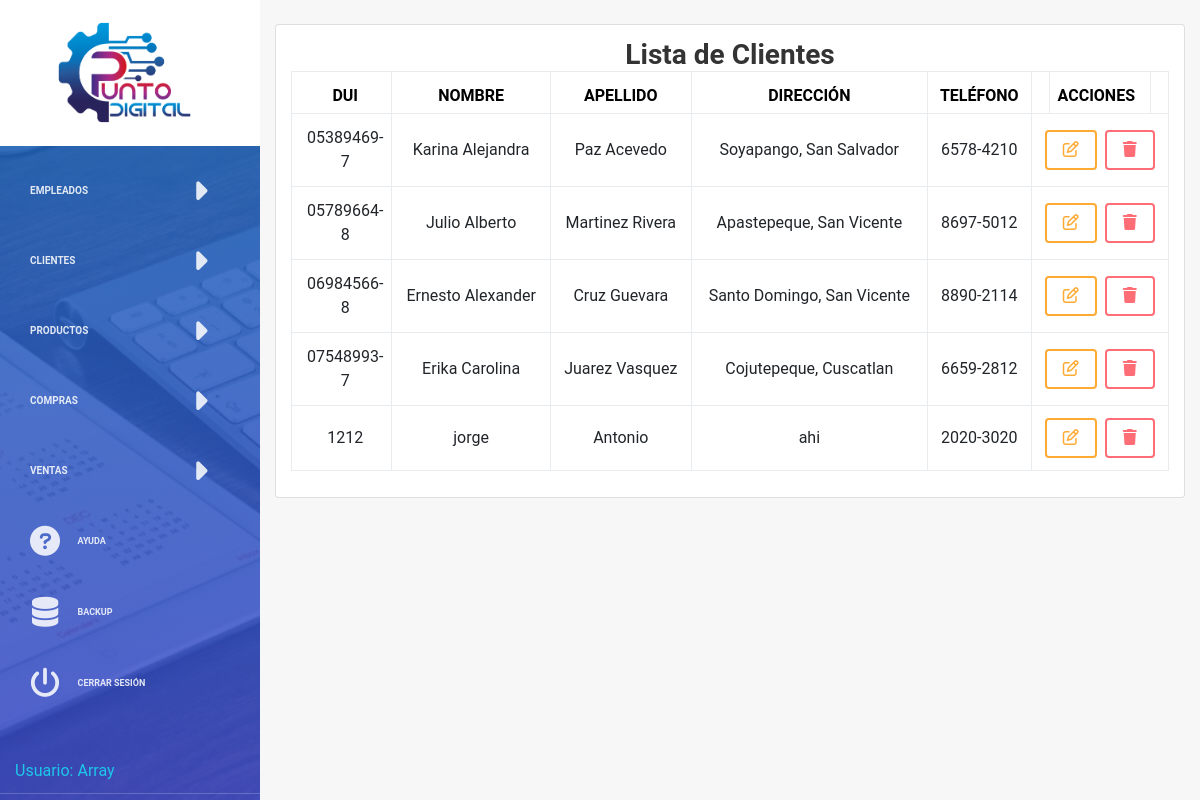
The page /vistas/lista-cliente.php (signed in) on the database its author committed.
### tables this page shows
CREATE TABLE `cliente` (
  `dui_cliente` varchar(10) NOT NULL,
  `nombre_c` varchar(150) NOT NULL,
  `apellido_c` varchar(150) NOT NULL,
  `direccion` varchar(250) DEFAULT NULL,
  `telefono_c` varchar(100) DEFAULT NULL
);

### models/ClienteModel.php (called while the page is built, shortened)
<?php
class ClienteModel
{
	public static function listar()
	{
		$con = connection();
		$sql = "SELECT * FROM cliente";
		$query = mysqli_query($con, $sql);
		return $query;
	}
}
?>

### controladores/ControladorCliente.php (called while the page is built, shortened)
<?php
require_once('../models/ClienteModel.php');
class ControladorCliente{
    public static function listar()
    {
        $respuesta = ClienteModel::listar();
        return $respuesta;
    }
}

### vistas/lista-cliente.php (the view, shortened to what this page needs)
 <?php
include "../controladores/ControladorCliente.php";
?>
<!DOCTYPE html>
<html lang="en">
<head>
    <link rel="stylesheet" href="https://maxcdn.bootstrapcdn.com/font-awesome/latest/css/font-awesome.min.css" />
    <link rel="stylesheet" href="https://cdnjs.cloudflare.com/ajax/libs/font-awesome/6.0.0-beta3/css/all.min.css">
    <link href="../assets/css/bootstrap.min.css" rel="stylesheet" />
    <link href="../assets/css/light-bootstrap-dashboard.css" rel="stylesheet" />
</head>
<body>
<?php
include "../includes/sidebar.php";
?>
<div class="main-panel">
    <div class="container-fluid mt-4 ">
        <div class="card">
            <div class="card-body">
                <h3 class="card-title text-center align-middle"  style="font-weight: 700;">Lista de Clientes</h3>
                <table class="table table-bordered text-center align-middle">
                    <thead>
                        <tr>
                            <th style="font-weight: 700; font-size:16px; text-align: center!important; " scope="col" class="col-1">DUI</th>
                            <th style="font-weight: 700; font-size:16px; text-align: center!important; " scope="col">Nombre</th>
                            <th style="font-weight: 700; font-size:16px; text-align: center!important; " scope="col">Apellido</th>
                            <th style="font-weight: 700; font-size:16px; text-align: center!important; " scope="col">Dirección</th>
                            <th style="font-weight: 700; font-size:16px; text-align: center!important; " scope="col">Teléfono</th>
                            <th style="font-weight: 700; font-size:16px; text-align: center!important; " scope="col">Acciones</th>
                        </tr>
                    </thead>
                    <tbody>
                        <?php foreach (ControladorCliente::listar() as $row): ?>
                            <tr>
                                <td> <?=$row["dui_cliente"]?></td>
                                <td>
                                    <?=$row["nombre_c"]?>
                                </td>
                                <td><?=$row["apellido_c"]?></td>
                                <td><?=$row["direccion"]?></td>
                                <td><?=$row["telefono_c"]?></td>
                                <th>
                                    <div class="d-flex justify-content-center">
                                        <button type="button" class="btn btn-warning mr-2" data-toggle="modal" data-target="#editarCliente<?php echo $row['dui_cliente']; ?>"><i class="fa-regular fa-pen-to-square"></i></button>
                                        <button  class="btn btn-danger" data-toggle="modal" data-target="#eliminarCliente<?php echo $row['dui_cliente']; ?>"><i class="fa-solid fa-trash"></i></button>
                                    </div>
                                </th>
                            </tr>
                        <?php endforeach;?>
                    </tbody>
                </table>
            </div>
        </div>
    </div>
</div>
</body>
</html>

### rows shown on the page
cliente: dui_cliente "05389469-7", nombre_c "Karina Alejandra", apellido_c "Paz Acevedo", direccion "Soyapango, San Salvador", telefono_c "6578-4210"
cliente: dui_cliente "05789664-8", nombre_c "Julio Alberto", apellido_c "Martinez Rivera", direccion "Apastepeque, San Vicente", telefono_c "8697-5012"
cliente: dui_cliente "06984566-8", nombre_c "Ernesto Alexander", apellido_c "Cruz Guevara", direccion "Santo Domingo, San Vicente", telefono_c "8890-2114"
cliente: dui_cliente "07548993-7", nombre_c "Erika Carolina", apellido_c "Juarez Vasquez", direccion "Cojutepeque, Cuscatlan", telefono_c "6659-2812"
cliente: dui_cliente "1212", nombre_c "jorge", apellido_c "Antonio", direccion "ahi", telefono_c "2020-3020"

### other values the page prints
$row "Array"
